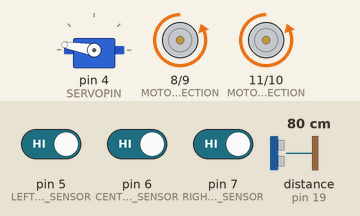
A sketch run on a simulated Arduino Uno, built with avr-gcc and run on an emulated ATmega328P. Parts: servo, direction and speed pins drawn as motors (green arrow = direction pin HIGH = forward, orange = LOW = backward, longer = more drive). Wiring (inferred from the names in the program): ultrasonic range finder: trigger pin 18; echo pin 19. The inputs (shaded band) are chosen by the test bench; at power-on: distance to the obstacle (sensor on pin 19) 80 cm, pin 5 (LEFT_LINE_SENSOR) HIGH, pin 6 (CENTER_LINE_SENSOR) HIGH, pin 7 (RIGHT_LINE_SENSOR) HIGH. The echo pulse lasts 58.3 µs per cm.

Above: at 1.3 s.
1.4 s: distance to the obstacle (sensor on pin 19) set to 2 cm
At 2.9 s:
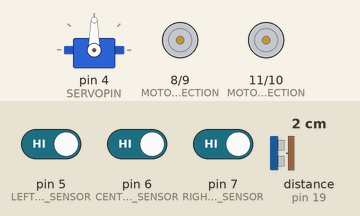
4.0 s: pin 5 (LEFT_LINE_SENSOR) driven LOW
At 4.6 s:
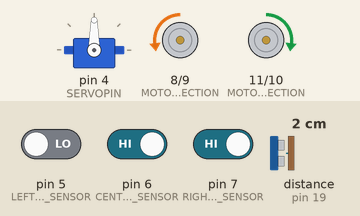
7.0 s: pin 5 (LEFT_LINE_SENSOR) driven HIGH
8.8 s: pin 6 (CENTER_LINE_SENSOR) driven LOW
At 9.7 s:
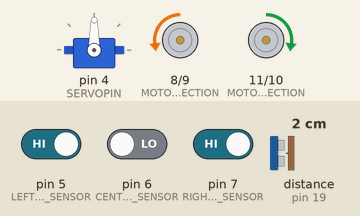
11.8 s: pin 6 (CENTER_LINE_SENSOR) driven HIGH
Timing chart, 0 to 14.3 s (numbered marks = the images above; inputs shaded):
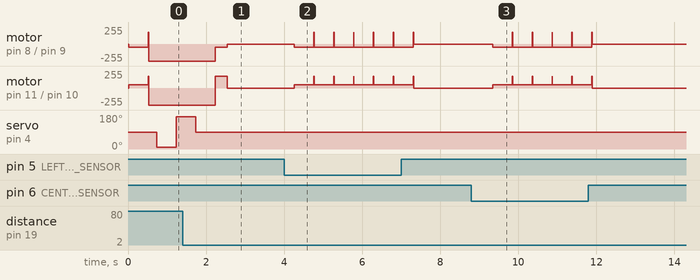

The sketch:

JR_ULTRASONIC_SUMO_WITH_SERVO.ino
```cpp
//*********************************************//
//                    P_BOT_JR                 //
//                    JR ZUMO                  //
//                                             //
//  This enables a bot to ramp the enemy and   //
//          may also avoid outside line.       //
//               Codes by:                     //
//        e-Gizmo Mechatronix Central          //
//         Taft, Manila, Philippines           //
//            http://goo.gl/VyyPvb             //
//                NOV. 24,2017                 //
//*********************************************//

// INITIALIZATION:
#include<Servo.h>
Servo MYSERVO;

int SERVOPIN=4;
int TRIGPIN=18;
int ECHOPIN=19;
float DISTANCE;
float DURATION;

// INITIALIZATION:
#define MOTOR_1_DIRECTION         8       // Motor control HIGH = FWD, LOW = BWD
#define MOTOR_1_SPEED             9       // Speed input from 0 to 255 (left motor)
#define MOTOR_2_SPEED            10       // Speed input from 0 to 255 (right motor)
#define MOTOR_2_DIRECTION        11       // Motor control HIGH = FWD, LOW = BWD

#define LEFT_LINE_SENSOR          5       // Line sensor left
#define CENTER_LINE_SENSOR        6       // Line sensor center
#define RIGHT_LINE_SENSOR         7       // Line sensor right

int NORMAL_SPEED = 50;                    // 255 means fullstop on analog read,0 means fullspeed,feel free to play analog values from 0-255
int FULL_STOP = 255;
int LINER = 0;
int LINERS = 0;
boolean LINE = false;
boolean GO = false;
/**********************************************************************************/
void setup()
{
  Serial.begin(9600);

  pinMode(SERVOPIN,OUTPUT);
  pinMode(TRIGPIN,OUTPUT);
  pinMode(ECHOPIN,INPUT);

  pinMode(MOTOR_1_DIRECTION, OUTPUT);
  pinMode(MOTOR_1_SPEED, OUTPUT);
  pinMode(MOTOR_2_SPEED, OUTPUT);
  pinMode(MOTOR_2_DIRECTION, OUTPUT);
  MYSERVO.attach(SERVOPIN);

  pinMode(LEFT_LINE_SENSOR, INPUT_PULLUP);
  pinMode(CENTER_LINE_SENSOR, INPUT_PULLUP);
  pinMode(RIGHT_LINE_SENSOR, INPUT_PULLUP);

}
int ping()
{
  digitalWrite(TRIGPIN,LOW);
  delayMicroseconds(10);
  digitalWrite(TRIGPIN,HIGH);
  delayMicroseconds(10);
  digitalWrite(TRIGPIN,LOW);

  DURATION= pulseIn(ECHOPIN,HIGH);
  DISTANCE= DURATION*0.034/2;
  return(DISTANCE);
}
/**********************************************************************************/
void loop()
{
  int LINE_SENSE_LEFT =      digitalRead(LEFT_LINE_SENSOR);
  int LINE_SENSE_CENTER =    digitalRead(CENTER_LINE_SENSOR);
  int LINE_SENSE_RIGHT =     digitalRead(RIGHT_LINE_SENSOR);

  float VALUE;
  VALUE=ping();                // value ng ultrasonic
  delay(10);

  // If line is detected:
  if((LINE_SENSE_LEFT == 0|| LINE_SENSE_CENTER == 0) || LINE_SENSE_RIGHT == 0)
  {
    LINER-=1;
    //LINERS-=1;
  }

  // If there is no line detected and there is no enemy
  while(LINER == 1 && VALUE > 20)
  {
    STOP();                     // pag less than 20cm,search mode
    delay(200);
    LOOKING_FOR_OPPONENT();
    delay(200);
    break;
  }
  // If there is an enemy and there is no line detected
  while((VALUE < 20 && VALUE > 0) && LINER == 1)
  {
    ATTACK();                   // pag greater than 20cm,attack mode
    delay(1000);
    break;
  }

  // Turn around if line is detected:
  if(LINER == 0)
  {
    SPIN_LEFT();
    delay(500);
    GO_FORWARD_SLOW();
  }
  LINER = 1;

  MYSERVO.write(90);
}

/*---------------------------*/
void LOOKING_FOR_OPPONENT ()
{
  int OPPONENT_ON_LEFT;
  int OPPONENT_ON_CENTER;
  int OPPONENT_ON_RIGHT;
  MYSERVO.write(10);
  delay(500);
  OPPONENT_ON_RIGHT = ping();
  WHILE_SEARCHING_LINE_DETECTED();
  MYSERVO.write(170);
  delay(500);
  OPPONENT_ON_LEFT = ping();
  WHILE_SEARCHING_LINE_DETECTED();
  MYSERVO.write(90);
  delay(500);
  OPPONENT_ON_CENTER= ping();
  WHILE_SEARCHING_LINE_DETECTED();
  /*---------------------------*/
  if(OPPONENT_ON_RIGHT <= 20 && LINER == 1 )
  {
    STOP();
    GO = true;
    if(OPPONENT_ON_RIGHT <=20 && GO == true){
      SPIN_RIGHT();
      delay(300);
      ATTACK();
      delay(500);
      GO = false;
    }
  }
  /*---------------------------*/
  else if(OPPONENT_ON_LEFT <= 20 && LINER == 1)
  {
    SPIN_LEFT();
    delay(300);
    ATTACK();
    delay(500);
  }
  /*---------------------------*/
  else if(OPPONENT_ON_LEFT = OPPONENT_ON_RIGHT)
  {
    GO_FORWARD_SLOW();
  }
}
/*---------------------------*/
// MOTOR CONTROL FUNCTION
void ATTACK()
{
  digitalWrite(MOTOR_1_DIRECTION,HIGH);
  digitalWrite(MOTOR_2_DIRECTION,HIGH);
  analogWrite(MOTOR_1_SPEED,0);
  analogWrite(MOTOR_2_SPEED,0);

}
/*---------------------------*/
void GO_FORWARD_SLOW()
{
  digitalWrite(MOTOR_1_DIRECTION, HIGH);
  digitalWrite(MOTOR_2_DIRECTION, HIGH);
  analogWrite(MOTOR_1_SPEED,180);
  analogWrite(MOTOR_2_SPEED,180);
}
/*---------------------------*/
void GO_BACKWARD()
{
  digitalWrite(MOTOR_1_DIRECTION,LOW);
  digitalWrite(MOTOR_2_DIRECTION,LOW);
  analogWrite(MOTOR_1_SPEED,NORMAL_SPEED);
  analogWrite(MOTOR_2_SPEED,NORMAL_SPEED);
}
/*---------------------------*/
void STOP()
{
  digitalWrite(MOTOR_1_DIRECTION,LOW);
  digitalWrite(MOTOR_2_DIRECTION,LOW);
  analogWrite(MOTOR_1_SPEED,FULL_STOP);
  analogWrite(MOTOR_2_SPEED,FULL_STOP);
}
/*---------------------------*/
void SPIN_LEFT()
{
  digitalWrite(MOTOR_1_DIRECTION,LOW);
  digitalWrite(MOTOR_2_DIRECTION,HIGH);
  analogWrite(MOTOR_1_SPEED,NORMAL_SPEED);
  analogWrite(MOTOR_2_SPEED,NORMAL_SPEED);
}
/*---------------------------*/
void SPIN_RIGHT()
{
  digitalWrite(MOTOR_1_DIRECTION,HIGH);
  digitalWrite(MOTOR_2_DIRECTION,LOW);
  analogWrite(MOTOR_1_SPEED,NORMAL_SPEED);
  analogWrite(MOTOR_2_SPEED,NORMAL_SPEED);
}
//**********************************************************************************
void WHILE_SEARCHING_LINE_DETECTED(){
  int LINE_SENSE_LEFT =      digitalRead(LEFT_LINE_SENSOR);
  int LINE_SENSE_CENTER =    digitalRead(CENTER_LINE_SENSOR);
  int LINE_SENSE_RIGHT =     digitalRead(RIGHT_LINE_SENSOR);
    if((LINE_SENSE_LEFT == 0|| LINE_SENSE_CENTER == 0) || LINE_SENSE_RIGHT == 0)
  {
    LINER-=1;
  }
  if(LINER == 0){
    GO_BACKWARD();
    delay(500);
    SPIN_LEFT();
    delay(500);
    GO_FORWARD_SLOW();
    STOP();
  }
  LINER = 1;

}
 // PROGRAM ENDS AND LOOP BACK FOREVER
//**********************************************************************************//PARZ
```

Measured:
- after the input at 1.4 s, servo on pin 4 (SERVOPIN): goes on until 1.7 s, then stays 90°
- after the input at 4.0 s, motor on pin 8 (MOTOR_1_DIRECTION) / pin 9 (MOTOR_1_SPEED): alternates forward 180/255 for 0.01 s and backward 50/255 for 0.50 s, starting after 0.26 s; motor on pin 11 (MOTOR_2_DIRECTION) / pin 10 (MOTOR_2_SPEED): alternates forward 180/255 for 0.01 s and forward 50/255 for 0.50 s, starting after 0.26 s
- after the input at 8.8 s, motor on pin 8 (MOTOR_1_DIRECTION) / pin 9 (MOTOR_1_SPEED): alternates forward 180/255 for 0.01 s and backward 50/255 for 0.50 s, starting after 0.55 s; motor on pin 11 (MOTOR_2_DIRECTION) / pin 10 (MOTOR_2_SPEED): alternates forward 180/255 for 0.01 s and forward 50/255 for 0.50 s, starting after 0.55 s
